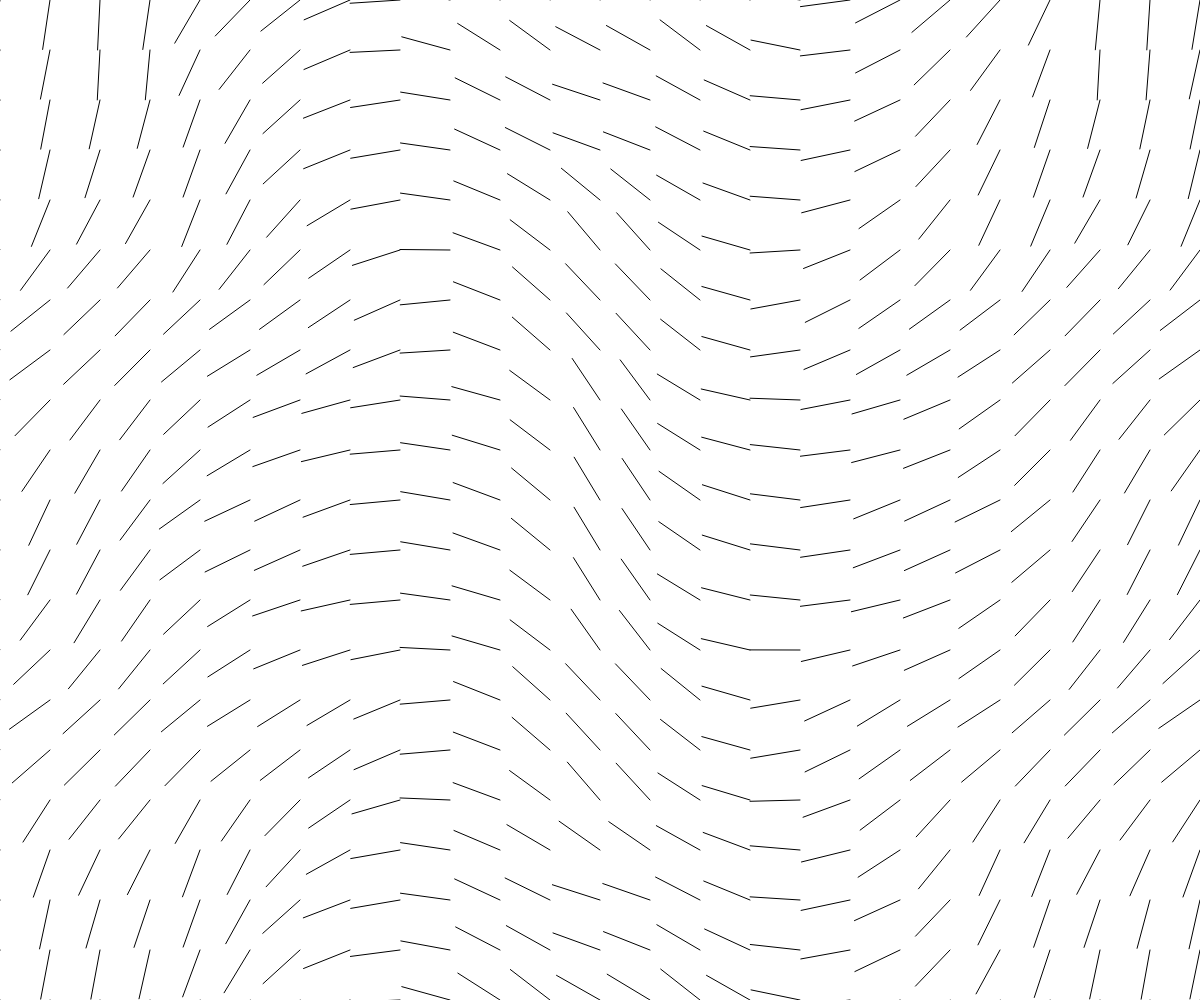
Frame 1 (no input)
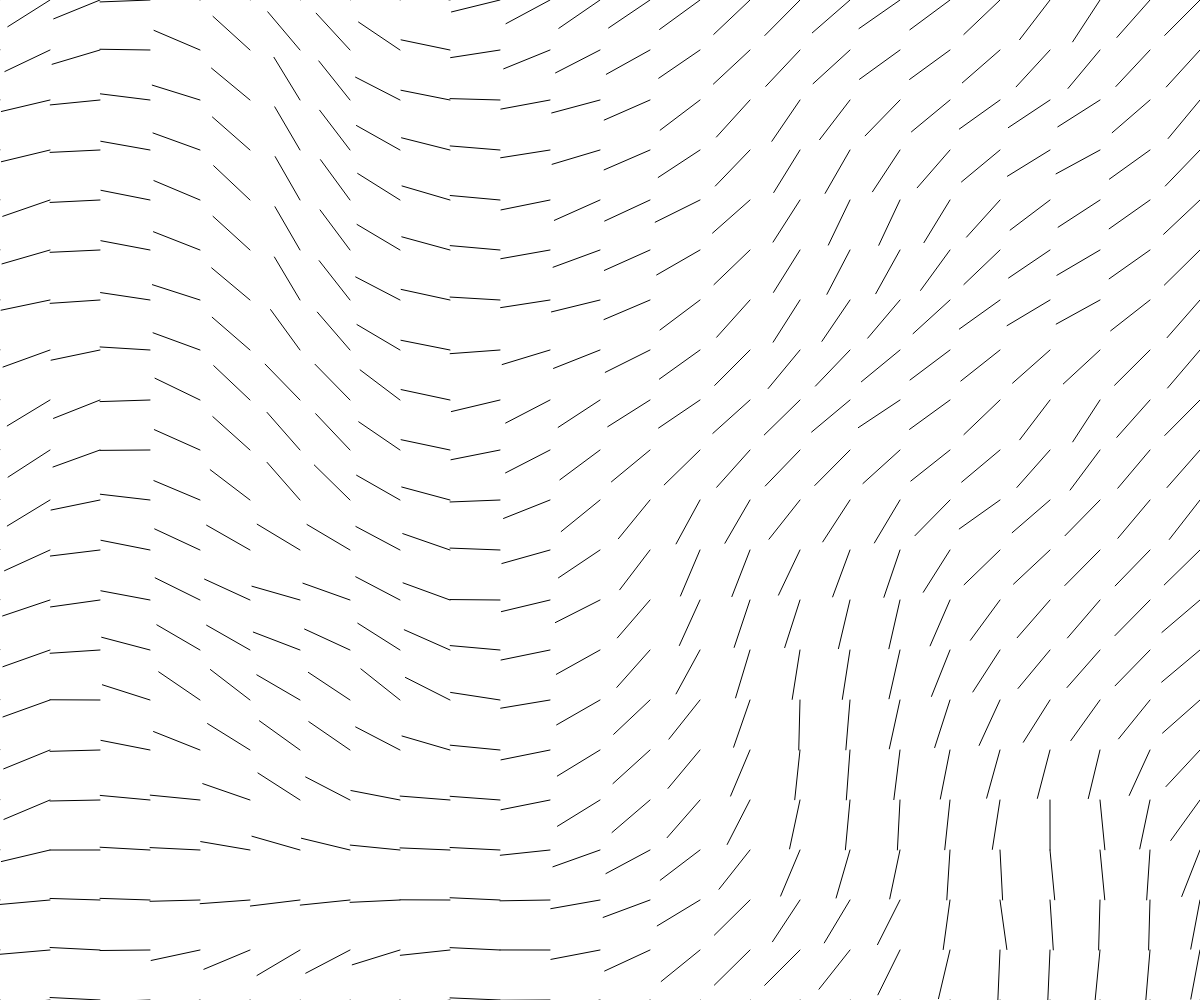
Frame 60 (no input)
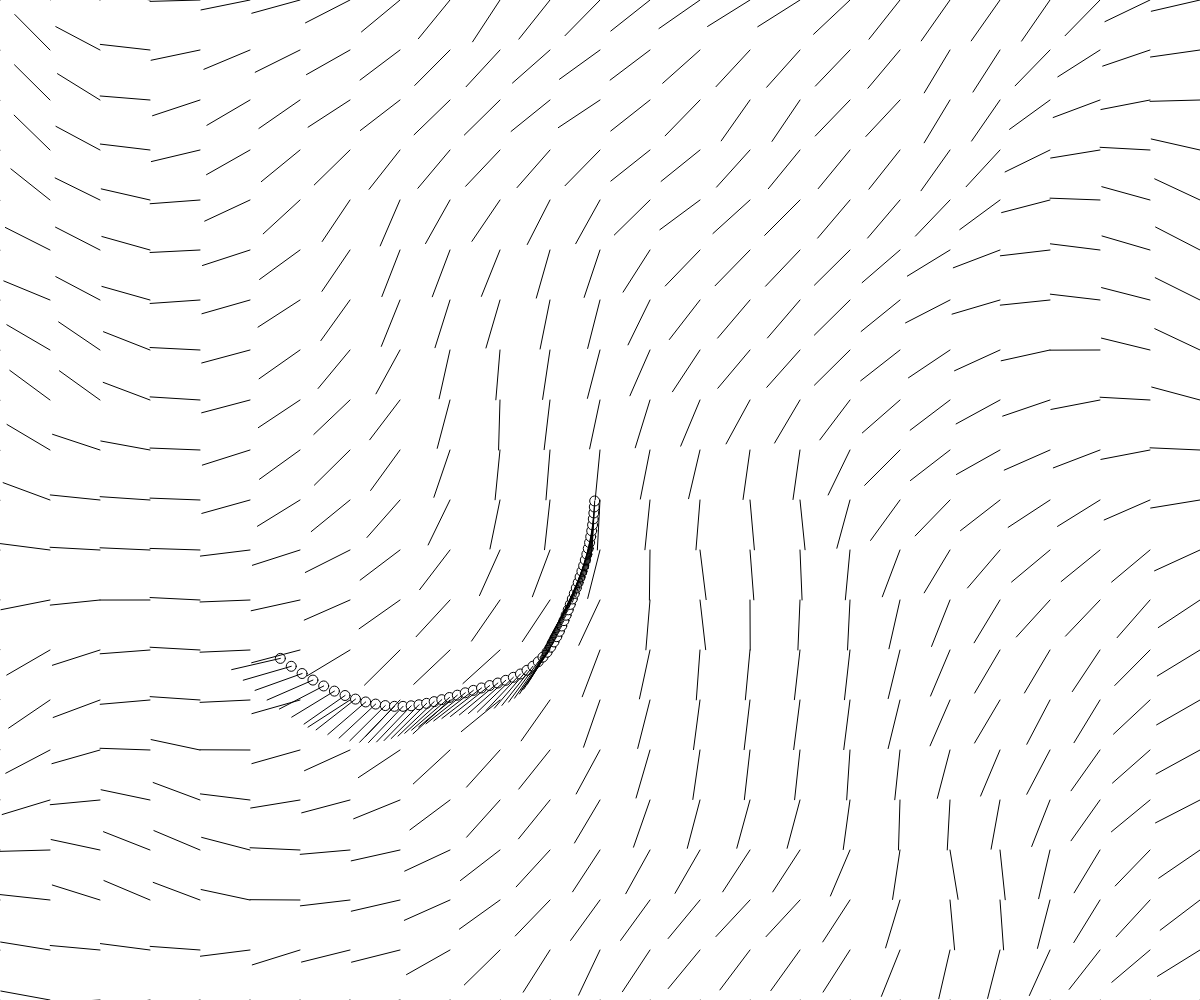
Frame 120 (the mouse pressed at the canvas centre since frame 60)

The p5.js sketch that drew these frames (run headless with seeded random() and noise() and a simulated clock; from frame 60 on, the mouse is pressed at the canvas centre):

// p5.js sketch
// ── sketch.js
var numVectorsX;
var numVectorsY;
var offSet = 50;
var strength = 6;

var pScale = 750;
var pOffSet = 0;
var pDeltaOffSet = 5;

var particles = [];

var mouseDown = false;

function setup() {
  createCanvas(window.innerWidth, window.innerHeight);

  numVectorsX = round(width / offSet) + 1;
  numVectorsY = round(height / offSet) + 1;
}

function draw() {
  background(255);

  pOffSet += pDeltaOffSet;

  //Create new particles if mouse is down
  if(mouseDown) {
    particles.push(new Particle(mouseX, mouseY));
  }

  //Particles
  for (var i = 0; i < particles.length; i++) {
    particles[i].update();
    particles[i].draw();

    //Remove if off screen
    if(particles[i].isOffScreen()) {
      particles.splice(i, 1);
      i--;
    }
  }

  //Lines
  for (var x = 0; x < numVectorsX; x++) {
    for (var y = 0; y < numVectorsY; y++) {
      var v = getVector(x, y, 1);
      var x1 = x * offSet;
      var y1 = y * offSet;
      var x2 = v.x * offSet + x1;
      var y2 = v.y * offSet + y1;
      line(x1, y1, x2, y2);
    }
  }
}

function mousePressed() {
  mouseDown = true;
}

function mouseReleased() {
  mouseDown = false;
}

function getVector(x, y, scale) {
  var mx = map(x / scale, 0, numVectorsX, -width  / 2, width  / 2);
  var my = map(y / scale, 0, numVectorsY, -height / 2, height / 2);
  return f(mx, my);
}

function f(x, y) {
  var theta = map(noise((x + pOffSet) / pScale, (y + pOffSet) / pScale), 0, 1, 0, TWO_PI);
  return createVector(cos(theta), sin(theta));
}

// ── particle.js
function Particle(x, y) {
  this.x = x;
  this.y = y;
  this.size = 10;
  this.halfSize = this.size / 2;
}

Particle.prototype.update = function () {
  this.v = getVector(this.x, this.y, offSet);
  this.x += this.v.x * strength;
  this.y += this.v.y * strength;
};

Particle.prototype.draw = function () {
  var x = this.x - this.halfSize;
  var y = this.y - this.halfSize;
  ellipse(x, y, this.size, this.size);
  line(x, y, x + this.v.x * offSet, y + this.v.y * offSet);
};

Particle.prototype.isOffScreen = function () {
  return this.x - this.halfSize > width
      || this.x + this.halfSize < 0
      || this.y - this.halfSize > height
      || this.y + this.halfSize < 0;
};
